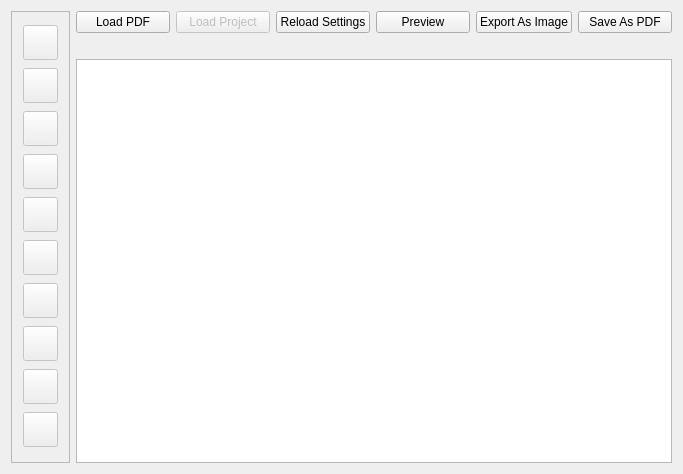
<?xml version="1.0" encoding="UTF-8"?>
<ui version="4.0">
 <class>MainWindow</class>
 <widget class="QMainWindow" name="MainWindow">
  <property name="geometry">
   <rect>
    <x>0</x>
    <y>0</y>
    <width>683</width>
    <height>474</height>
   </rect>
  </property>
  <property name="windowTitle">
   <string>MainWindow</string>
  </property>
  <widget class="QWidget" name="centralWidget">
   <layout class="QHBoxLayout" name="horizontalLayout_5">
    <item>
     <layout class="QHBoxLayout" name="horizontalLayout_4">
      <item>
       <widget class="QFrame" name="fraToolContainer">
        <property name="enabled">
         <bool>false</bool>
        </property>
        <property name="frameShape">
         <enum>QFrame::StyledPanel</enum>
        </property>
        <property name="frameShadow">
         <enum>QFrame::Raised</enum>
        </property>
        <layout class="QHBoxLayout" name="horizontalLayout_2">
         <item>
          <layout class="QVBoxLayout" name="verticalLayout_2">
           <item>
            <widget class="QPushButton" name="cmdPeakNumber">
             <property name="sizePolicy">
              <sizepolicy hsizetype="Fixed" vsizetype="Fixed">
               <horstretch>0</horstretch>
               <verstretch>0</verstretch>
              </sizepolicy>
             </property>
             <property name="minimumSize">
              <size>
               <width>35</width>
               <height>35</height>
              </size>
             </property>
             <property name="maximumSize">
              <size>
               <width>35</width>
               <height>35</height>
              </size>
             </property>
             <property name="focusPolicy">
              <enum>Qt::NoFocus</enum>
             </property>
             <property name="styleSheet">
              <string notr="true">QPushButton {
background-image: url(:/new/Images_off/number.png);
background-repeat: no-repeat;
background-position: center center;
}
QPushButton:pressed {
background-image: url(:/new/images_on/number_g.png);
background-repeat: no-repeat;
background-position: center center;
}
</string>
             </property>
             <property name="text">
              <string/>
             </property>
             <property name="iconSize">
              <size>
               <width>30</width>
               <height>30</height>
              </size>
             </property>
             <property name="checkable">
              <bool>false</bool>
             </property>
             <property name="autoDefault">
              <bool>false</bool>
             </property>
             <property name="default">
              <bool>false</bool>
             </property>
             <property name="flat">
              <bool>false</bool>
             </property>
            </widget>
           </item>
           <item>
            <widget class="QPushButton" name="cmdPeakNumberErase">
             <property name="sizePolicy">
              <sizepolicy hsizetype="Fixed" vsizetype="Fixed">
               <horstretch>0</horstretch>
               <verstretch>0</verstretch>
              </sizepolicy>
             </property>
             <property name="minimumSize">
              <size>
               <width>35</width>
               <height>35</height>
              </size>
             </property>
             <property name="maximumSize">
              <size>
               <width>35</width>
               <height>35</height>
              </size>
             </property>
             <property name="focusPolicy">
              <enum>Qt::NoFocus</enum>
             </property>
             <property name="styleSheet">
              <string notr="true">QPushButton {
background-image: url(:/new/Images_off/number_erase.png);
background-repeat: no-repeat;
background-position: center center;
}
QPushButton:pressed {
background-image: url(:/new/images_on/number_erase_g.png);
background-repeat: no-repeat;
background-position: center center;
}
</string>
             </property>
             <property name="text">
              <string/>
             </property>
             <property name="iconSize">
              <size>
               <width>30</width>
               <height>30</height>
              </size>
             </property>
             <property name="checkable">
              <bool>false</bool>
             </property>
             <property name="autoDefault">
              <bool>false</bool>
             </property>
             <property name="default">
              <bool>false</bool>
             </property>
             <property name="flat">
              <bool>false</bool>
             </property>
            </widget>
           </item>
           <item>
            <widget class="QPushButton" name="cmdGraph">
             <property name="sizePolicy">
              <sizepolicy hsizetype="Fixed" vsizetype="Fixed">
               <horstretch>0</horstretch>
               <verstretch>0</verstretch>
              </sizepolicy>
             </property>
             <property name="minimumSize">
              <size>
               <width>35</width>
               <height>35</height>
              </size>
             </property>
             <property name="maximumSize">
              <size>
               <width>35</width>
               <height>35</height>
              </size>
             </property>
             <property name="focusPolicy">
              <enum>Qt::NoFocus</enum>
             </property>
             <property name="styleSheet">
              <string notr="true">QPushButton {
background-image: url(:/new/Images_off/graph.png);
background-repeat: no-repeat;
background-position: center center;
}
QPushButton:pressed {
background-image: url(:/new/images_on/graph_g.png);
background-repeat: no-repeat;
background-position: center center;
}
</string>
             </property>
             <property name="text">
              <string/>
             </property>
             <property name="iconSize">
              <size>
               <width>30</width>
               <height>30</height>
              </size>
             </property>
             <property name="checkable">
              <bool>false</bool>
             </property>
            </widget>
           </item>
           <item>
            <widget class="QPushButton" name="cmdSingleLine">
             <property name="sizePolicy">
              <sizepolicy hsizetype="Fixed" vsizetype="Fixed">
               <horstretch>0</horstretch>
               <verstretch>0</verstretch>
              </sizepolicy>
             </property>
             <property name="minimumSize">
              <size>
               <width>35</width>
               <height>35</height>
              </size>
             </property>
             <property name="maximumSize">
              <size>
               <width>35</width>
               <height>35</height>
              </size>
             </property>
             <property name="focusPolicy">
              <enum>Qt::NoFocus</enum>
             </property>
             <property name="styleSheet">
              <string notr="true">QPushButton {
background-image: url(:/new/Images_off/sl.png);
background-repeat: no-repeat;
background-position: center center;
}
QPushButton:pressed {
background-image: url(:/new/images_on/sl_g.png);
background-repeat: no-repeat;
background-position: center center;
}
</string>
             </property>
             <property name="text">
              <string/>
             </property>
             <property name="iconSize">
              <size>
               <width>30</width>
               <height>30</height>
              </size>
             </property>
             <property name="checkable">
              <bool>false</bool>
             </property>
            </widget>
           </item>
           <item>
            <widget class="QPushButton" name="cmdDoubleLine">
             <property name="sizePolicy">
              <sizepolicy hsizetype="Fixed" vsizetype="Fixed">
               <horstretch>0</horstretch>
               <verstretch>0</verstretch>
              </sizepolicy>
             </property>
             <property name="minimumSize">
              <size>
               <width>35</width>
               <height>35</height>
              </size>
             </property>
             <property name="maximumSize">
              <size>
               <width>35</width>
               <height>35</height>
              </size>
             </property>
             <property name="focusPolicy">
              <enum>Qt::NoFocus</enum>
             </property>
             <property name="styleSheet">
              <string notr="true">QPushButton {
background-image: url(:/new/Images_off/dl.png);
background-repeat: no-repeat;
background-position: center center;
}
QPushButton:pressed {
background-image: url(:/new/images_on/dl_g.png);
background-repeat: no-repeat;
background-position: center center;
}
</string>
             </property>
             <property name="text">
              <string/>
             </property>
             <property name="iconSize">
              <size>
               <width>30</width>
               <height>30</height>
              </size>
             </property>
             <property name="checkable">
              <bool>false</bool>
             </property>
            </widget>
           </item>
           <item>
            <widget class="QPushButton" name="cmdHDot">
             <property name="sizePolicy">
              <sizepolicy hsizetype="Fixed" vsizetype="Fixed">
               <horstretch>0</horstretch>
               <verstretch>0</verstretch>
              </sizepolicy>
             </property>
             <property name="minimumSize">
              <size>
               <width>35</width>
               <height>35</height>
              </size>
             </property>
             <property name="maximumSize">
              <size>
               <width>35</width>
               <height>35</height>
              </size>
             </property>
             <property name="focusPolicy">
              <enum>Qt::NoFocus</enum>
             </property>
             <property name="styleSheet">
              <string notr="true">QPushButton {
background-image: url(:/new/Images_off/hdot.png);
background-repeat: no-repeat;
background-position: center center;
}
QPushButton:pressed {
background-image: url(:/new/images_on/hdot_g.png);
background-repeat: no-repeat;
background-position: center center;
}
</string>
             </property>
             <property name="text">
              <string/>
             </property>
             <property name="iconSize">
              <size>
               <width>30</width>
               <height>30</height>
              </size>
             </property>
             <property name="checkable">
              <bool>false</bool>
             </property>
            </widget>
           </item>
           <item>
            <widget class="QPushButton" name="cmdVDot">
             <property name="sizePolicy">
              <sizepolicy hsizetype="Fixed" vsizetype="Fixed">
               <horstretch>0</horstretch>
               <verstretch>0</verstretch>
              </sizepolicy>
             </property>
             <property name="minimumSize">
              <size>
               <width>35</width>
               <height>35</height>
              </size>
             </property>
             <property name="maximumSize">
              <size>
               <width>35</width>
               <height>35</height>
              </size>
             </property>
             <property name="focusPolicy">
              <enum>Qt::NoFocus</enum>
             </property>
             <property name="styleSheet">
              <string notr="true">QPushButton {
background-image: url(:/new/Images_off/vdot.png);
background-repeat: no-repeat;
background-position: center center;
}
QPushButton:pressed {
background-image: url(:/new/images_on/vdot_g.png);
background-repeat: no-repeat;
background-position: center center;
}
</string>
             </property>
             <property name="text">
              <string/>
             </property>
             <property name="iconSize">
              <size>
               <width>30</width>
               <height>30</height>
              </size>
             </property>
             <property name="checkable">
              <bool>false</bool>
             </property>
            </widget>
           </item>
           <item>
            <widget class="QPushButton" name="cmdEraser">
             <property name="sizePolicy">
              <sizepolicy hsizetype="Fixed" vsizetype="Fixed">
               <horstretch>0</horstretch>
               <verstretch>0</verstretch>
              </sizepolicy>
             </property>
             <property name="minimumSize">
              <size>
               <width>35</width>
               <height>35</height>
              </size>
             </property>
             <property name="maximumSize">
              <size>
               <width>35</width>
               <height>35</height>
              </size>
             </property>
             <property name="focusPolicy">
              <enum>Qt::NoFocus</enum>
             </property>
             <property name="styleSheet">
              <string notr="true">QPushButton {
background-image: url(:/new/Images_off/eraser.png);
background-repeat: no-repeat;
background-position: center center;
}
QPushButton:pressed {
background-image: url(:/new/images_on/eraser_g.png);
background-repeat: no-repeat;
background-position: center center;
}
</string>
             </property>
             <property name="text">
              <string/>
             </property>
             <property name="iconSize">
              <size>
               <width>30</width>
               <height>30</height>
              </size>
             </property>
             <property name="checkable">
              <bool>false</bool>
             </property>
            </widget>
           </item>
           <item>
            <widget class="QPushButton" name="cmdLogo">
             <property name="sizePolicy">
              <sizepolicy hsizetype="Fixed" vsizetype="Fixed">
               <horstretch>0</horstretch>
               <verstretch>0</verstretch>
              </sizepolicy>
             </property>
             <property name="minimumSize">
              <size>
               <width>35</width>
               <height>35</height>
              </size>
             </property>
             <property name="maximumSize">
              <size>
               <width>35</width>
               <height>35</height>
              </size>
             </property>
             <property name="focusPolicy">
              <enum>Qt::NoFocus</enum>
             </property>
             <property name="styleSheet">
              <string notr="true">QPushButton {
background-image: url(:/new/Images_off/logo.png);
background-repeat: no-repeat;
background-position: center center;
}
QPushButton:pressed {
background-image: url(:/new/images_on/logo_g.png);
background-repeat: no-repeat;
background-position: center center;
}
</string>
             </property>
             <property name="text">
              <string/>
             </property>
             <property name="iconSize">
              <size>
               <width>30</width>
               <height>30</height>
              </size>
             </property>
             <property name="checkable">
              <bool>false</bool>
             </property>
            </widget>
           </item>
           <item>
            <widget class="QPushButton" name="cmdTransparent">
             <property name="sizePolicy">
              <sizepolicy hsizetype="Fixed" vsizetype="Fixed">
               <horstretch>0</horstretch>
               <verstretch>0</verstretch>
              </sizepolicy>
             </property>
             <property name="minimumSize">
              <size>
               <width>35</width>
               <height>35</height>
              </size>
             </property>
             <property name="maximumSize">
              <size>
               <width>35</width>
               <height>35</height>
              </size>
             </property>
             <property name="focusPolicy">
              <enum>Qt::NoFocus</enum>
             </property>
             <property name="styleSheet">
              <string notr="true">QPushButton {
background-image: url(:/new/Images_off/trans.png);
background-repeat: no-repeat;
background-position: center center;
}
QPushButton:pressed {
background-image: url(:/new/images_on/trans_g.png);
background-repeat: no-repeat;
background-position: center center;
}
</string>
             </property>
             <property name="text">
              <string/>
             </property>
             <property name="iconSize">
              <size>
               <width>30</width>
               <height>30</height>
              </size>
             </property>
             <property name="checkable">
              <bool>false</bool>
             </property>
            </widget>
           </item>
          </layout>
         </item>
        </layout>
        <zorder></zorder>
       </widget>
      </item>
      <item>
       <layout class="QVBoxLayout" name="verticalLayout_3">
        <item>
         <layout class="QHBoxLayout" name="horizontalLayout">
          <item>
           <widget class="QPushButton" name="cmdLoad">
            <property name="focusPolicy">
             <enum>Qt::NoFocus</enum>
            </property>
            <property name="text">
             <string>Load PDF</string>
            </property>
           </widget>
          </item>
          <item>
           <widget class="QPushButton" name="cmdLoadProject">
            <property name="enabled">
             <bool>false</bool>
            </property>
            <property name="focusPolicy">
             <enum>Qt::NoFocus</enum>
            </property>
            <property name="text">
             <string>Load Project</string>
            </property>
           </widget>
          </item>
          <item>
           <widget class="QPushButton" name="cmdSettings">
            <property name="enabled">
             <bool>true</bool>
            </property>
            <property name="focusPolicy">
             <enum>Qt::NoFocus</enum>
            </property>
            <property name="text">
             <string>Reload Settings</string>
            </property>
           </widget>
          </item>
          <item>
           <widget class="QPushButton" name="cmdPreview">
            <property name="focusPolicy">
             <enum>Qt::NoFocus</enum>
            </property>
            <property name="text">
             <string>Preview</string>
            </property>
           </widget>
          </item>
          <item>
           <widget class="QPushButton" name="cmdSaveAsImage">
            <property name="focusPolicy">
             <enum>Qt::NoFocus</enum>
            </property>
            <property name="text">
             <string>Export As Image</string>
            </property>
           </widget>
          </item>
          <item>
           <widget class="QPushButton" name="cmdSaveAsPDF">
            <property name="focusPolicy">
             <enum>Qt::NoFocus</enum>
            </property>
            <property name="text">
             <string>Save As PDF</string>
            </property>
           </widget>
          </item>
         </layout>
        </item>
        <item>
         <layout class="QVBoxLayout" name="verticalLayout">
          <item>
           <layout class="QHBoxLayout" name="horizontalLayout_3">
            <item>
             <widget class="QGroupBox" name="groupBox">
              <property name="sizePolicy">
               <sizepolicy hsizetype="Preferred" vsizetype="Preferred">
                <horstretch>0</horstretch>
                <verstretch>0</verstretch>
               </sizepolicy>
              </property>
              <property name="minimumSize">
               <size>
                <width>0</width>
                <height>0</height>
               </size>
              </property>
              <property name="maximumSize">
               <size>
                <width>16777215</width>
                <height>16777215</height>
               </size>
              </property>
              <property name="styleSheet">
               <string notr="true">border:0;</string>
              </property>
              <property name="title">
               <string/>
              </property>
              <property name="flat">
               <bool>false</bool>
              </property>
              <property name="checkable">
               <bool>false</bool>
              </property>
             </widget>
            </item>
           </layout>
          </item>
          <item>
           <widget class="QGraphicsView" name="graphicsView"/>
          </item>
         </layout>
        </item>
       </layout>
      </item>
     </layout>
    </item>
   </layout>
  </widget>
 </widget>
 <layoutdefault spacing="6" margin="11"/>
 <resources/>
 <connections/>
</ui>
